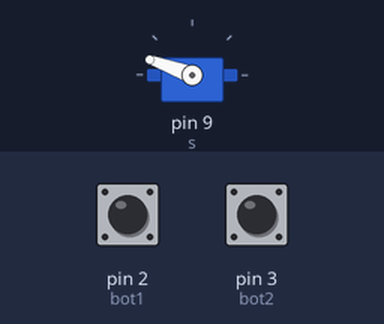
Bench run of a sketch on a simulated Arduino Uno, built with avr-gcc and run on an emulated ATmega328P. On the bench: servo. The inputs (shaded band) are chosen by the test bench; at power-on: pin 2 (bot1) LOW, pin 3 (bot2) LOW.

Above: at 1.2 s.
1.3 s: pin 2 (bot1) pulled HIGH for 0.15 s
At 1.75 s:
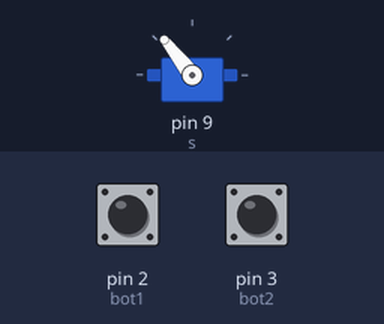
3.7 s: pin 3 (bot2) pulled HIGH for 1 s
7.0 s: pin 3 (bot2) pulled HIGH for 3.2 s
At 10.9 s:
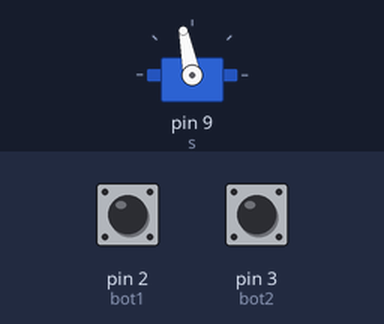
11.7 s: pin 2 (bot1) pulled HIGH for 1 s
At 12.45 s:
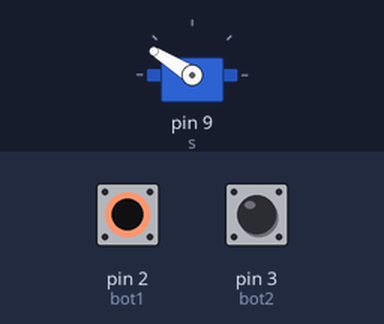
Timing chart, 0 to 15.0 s (numbered marks = the images above; inputs shaded):
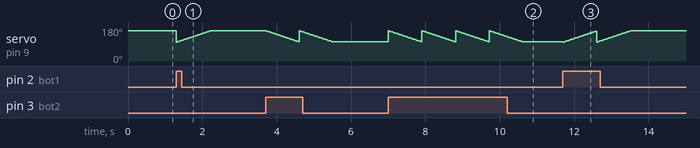

The sketch:

codigo.ino
```cpp
#include <Servo.h>

Servo s;
int pos;

const int bot1 = 2;
const int bot2 = 3;

void setup() {
  pinMode(bot1, INPUT);
  pinMode(bot2, INPUT);

  s.attach(9);
  Serial.begin(9600);
  s.write(160);
}

int var1;
int var2;

void loop() {
  var1 = digitalRead(bot1);
  var2 = digitalRead(bot2);

  if(var1){
    for(pos = 100; pos < 160; pos++)
    {
      s.write(pos);
      delay(15);
    }
  }

  if(var2){
    for(pos = 160; pos > 100; pos--)
    {
      s.write(pos);
      delay(15);
    }
  }
}
```

Measured:
- after the input at 7.0 s, servo on pin 9 (s): ramps from 160° to 101° and jumps back, once every 0.90 s
